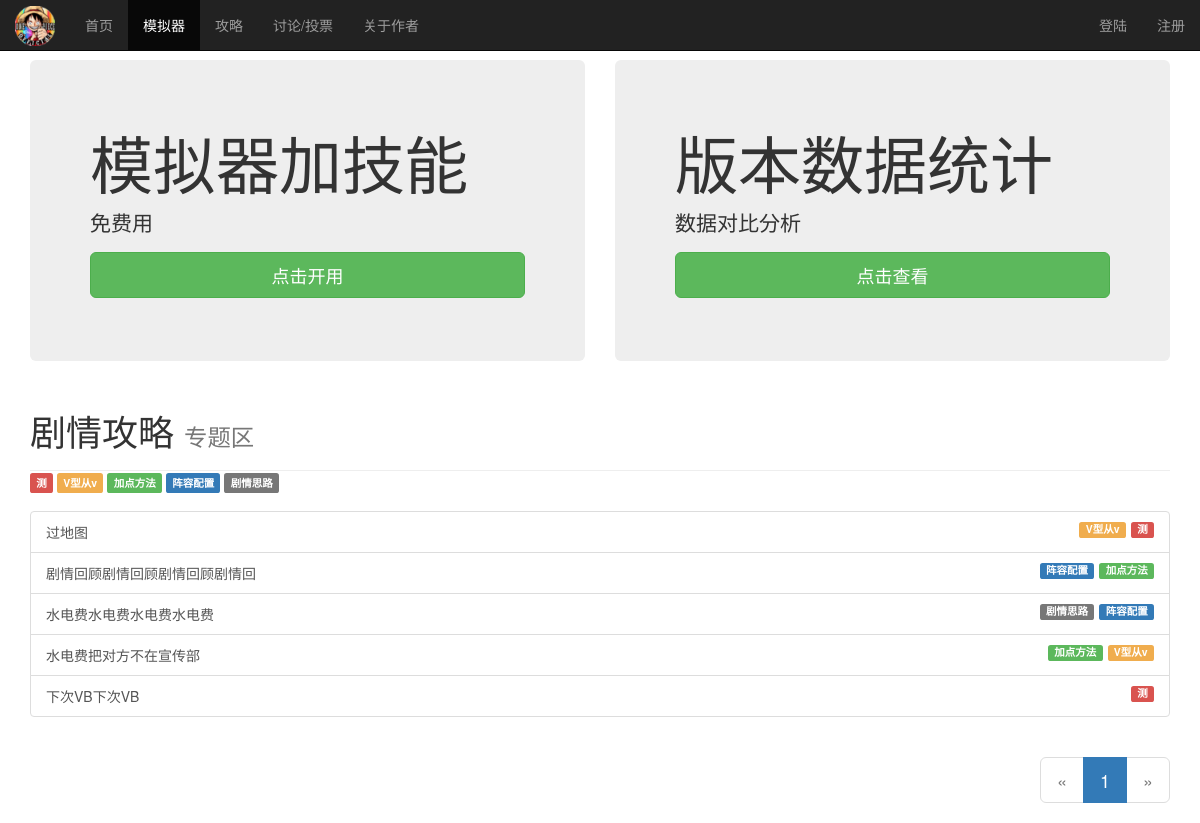
The page /strategy/2/list/1 on the database as committed earlier.
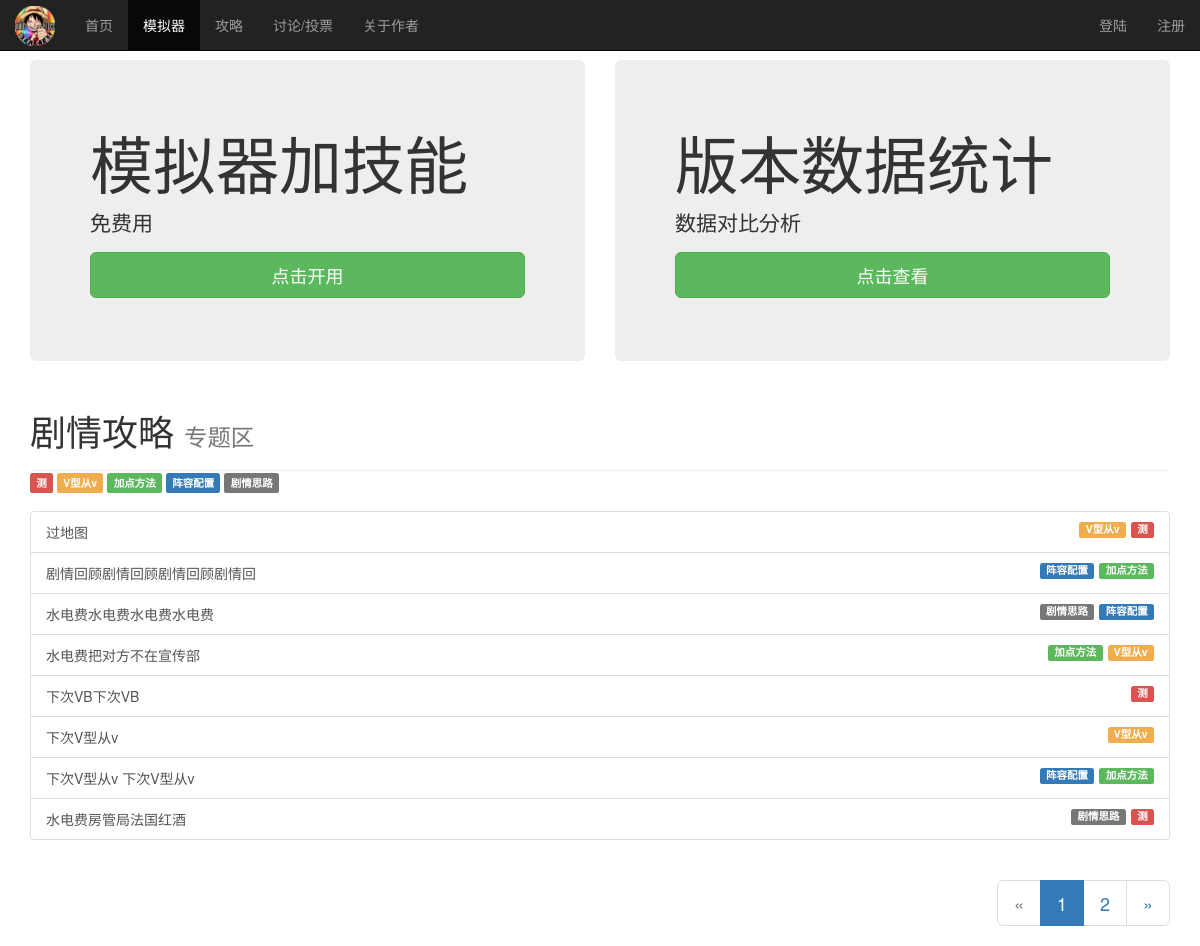
The same page on the database as committed later.
### apps/blog/models.py (models this page shows, shortened)
class StrategyClass(models.Model):
    title = models.CharField(verbose_name='标题', max_length=32)
    type = models.CharField(verbose_name='攻略类型', max_length=20, choices=(('1', '剧情攻略'), ('2', '角色攻略'), ('3', '活动攻略')))
    desc = models.CharField(verbose_name='简介', max_length=500, null=True, default='')
    image = models.FileField(verbose_name='缩略图', max_length=100, upload_to='media/strategy/',
                             default='/media/strategy/default.png')
    class Meta:
        verbose_name = '攻略主题'
        verbose_name_plural = verbose_name

class Tag(models.Model):
    title = models.CharField(verbose_name='标签名', max_length=32)
    color = models.CharField(verbose_name='标签配色状态', max_length=10,
                             choices=(('default', 'default'),
                                      ('primary', 'primary'),
                                      ('success', 'success'),
                                      ('info', 'info'),
                                      ('warning', 'warning'),
                                      ('danger', 'danger'),
                                      ),
                             default='default')
    def __str__(self):
        return self.title
    class Meta:
        verbose_name = '标签分类'
        verbose_name_plural = verbose_name

class StrategyArticle(models.Model):
    strategyClass = models.ForeignKey(verbose_name='所属主题', to='StrategyClass', to_field='id', default=1,
                                      on_delete=models.CASCADE)
    title = models.CharField(max_length=50, verbose_name='文章标题')
    desc = models.CharField(max_length=255, verbose_name='文章描述', default='', null=True)
    create_time = models.DateTimeField(verbose_name='创建时间', auto_now_add=True)
    content = models.TextField(verbose_name='文章内容')
    read_count = models.IntegerField(verbose_name='浏览次数', default=0)
    tag = models.ManyToManyField(verbose_name='所属标签（最多选2个）', to='Tag')
    class Meta:
        verbose_name = '攻略文章'
        verbose_name_plural = verbose_name

### apps/blog/views.py (the view)
# urls.py: re_path('strategy/(?P<obj_id>\d+)/list/(?P<page_num>\w+)$', views.strategy_list),  # 对应攻略列表
def strategy_list(request, obj_id, page_num):
    if request.method == 'GET':
        name = StrategyClass.objects.filter(id=obj_id)[0].title  # 板块大标题
        obj_list = StrategyArticle.objects.filter(strategyClass=obj_id).order_by('create_time')  # 取所有文章对象，按发布时间正序排
        tag_list = Tag.objects.all()  # 取标签，便于渲染颜色
        '''分页器'''
        paginator_obj = Paginator(obj_list, settings.STRATEGY_LIST_NUM)  # 实例化分页器对象，设置每页n条,最有一页少于n条就合并到上一页
        cont_page = paginator_obj.num_pages
        now_num = int(page_num)
        '''固定显示5个页码,当前页码在中间'''
        if paginator_obj.num_pages > 5:
            if now_num - 2 < 1:
                page_range = range(1, 6)
            elif now_num + 3 > paginator_obj.num_pages:
                page_range = range(paginator_obj.num_pages-4, paginator_obj.num_pages+1)
            else:
                page_range = range(now_num - 2, now_num + 3)
        else:
            page_range = paginator_obj.page_range
        try:
            page_obj = paginator_obj.page(page_num)  # 当前分页对象
        except PageNotAnInteger:
            page_obj = paginator_obj.page(1)  # 输入不是数字 返回1页
        except EmptyPage:
            page_obj = paginator_obj.page(paginator_obj.num_pages)  # 页码超出 就放最后一页(取最大页数)
        return render(request, 'strategy_list.html', locals())

### templates/strategy_list.html
{% extends 'base.html' %}
{% block page-main %}
    <div class="container">
        <div class="row" style="margin-top: 10px;">
            <div class="col-md-6">
                <div class="jumbotron">
                    <h1>模拟器加技能</h1>
                    <p>免费用</p>
                    <p><a class="btn btn-success btn-lg btn-block" href="#" role="button">点击开用</a></p>
                </div>
            </div>
            <div class="col-md-6">
                <div class="jumbotron">
                    <h1>版本数据统计</h1>
                    <p>数据对比分析</p>
                    <p><a class="btn btn-success btn-lg btn-block" href="#" role="button">点击查看</a></p>
                </div>
            </div>
        </div>
        <div class="row">
            <div class="col-md-12">
                <div class="page-header" style="margin: 0">
                    <h1>{{ name }}
                        <small>专题区</small>
                    </h1>
                </div>
                <div class="span_label_style" style="padding-bottom: 20px;">
                    {% for tag in tag_list %}
                        <span class="label label-{{ tag.color }}">{{ tag.title }}</span>
                    {% endfor %}
                </div>
                <div class="list-group">
                    {% for obj in page_obj %}
                        <a href="/strategy/article{{ obj.id }}" class="list-group-item">
                            {{ obj.title|truncatechars_html:15 }}
                            {% for tag in obj.tag.all %}
                                <span class="label label-{{ tag.color }} pull-right"
                                      style="margin-left: 5px">{{ tag }}</span>
                            {% endfor %}
                        </a>
                    {% endfor %}
                </div>
            </div>
        </div>
        <nav aria-label="Page navigation">
            <ul class="pagination pagination-lg pull-right">
                {% if page_obj.has_previous %}
                    <li>
                        <a href="{{ page_obj.previous_page_number }}" aria-label="Previous">
                            <span aria-hidden="true">&laquo;</span>
                        </a>
                    </li>
                {% else %}
                    <li class="disabled"><a href="#" aria-label="Previous"><span aria-hidden="true">&laquo;</span></a></li>
                {% endif %}
                {% for page in page_range %}
                    {% if page_obj.number == page %}
                        <li class="active"><a href="{{ page }}">{{ page }}</a></li>
                    {% else %}
                        <li><a href="{{ page }}">{{ page }}</a></li>
                    {% endif %}
                {% endfor %}
                {% if page_obj.has_next %}
                    <li>
                        <a href="{{ page_obj.next_page_number }}" aria-label="Next">
                            <span aria-hidden="true">&raquo;</span>
                        </a>
                    </li>
                {% else %}
                    <li class="disabled"><a href="#" aria-label="Next"><span aria-hidden="true">&raquo;</span></a></li>
                {% endif %}
            </ul>
        </nav>
    </div>
{% endblock %}

### templates/base.html (shortened to what this page needs)
<!DOCTYPE html>
<html lang="en">
<head>
    <link rel="stylesheet" href="/static/bs/css/bootstrap.css">
    <link rel="stylesheet" href="/static/css/css.css">
</head>
<body>
<nav class="navbar navbar-inverse navbar-fixed-top nav_style">
    <div class="container-fluid png_style">
        <div class="navbar-header">
            <a class="navbar-brand" href="/#"><img alt="Brand" class='index_png' src="/static/img/ico.png"></a>
        </div>
        <div class="collapse navbar-collapse" id="bs-example-navbar-collapse-1">
            <ul class="nav navbar-nav">
                <li><a href="/strategy">首页</a></li>
                <li class="active"><a href="#">模拟器<span class="sr-only">(current)</span></a></li>
                <li><a href="/strategy">攻略</a></li>
                <li><a href="#">讨论/投票</a></li>
                <li><a href="/about_me/">关于作者</a></li>
            </ul>
            <ul class="nav navbar-nav navbar-right">
                {% if request.user.is_authenticated %}
                    <li><a href="#"><span id="user_icon"
                                          class="glyphicon glyphicon-user"></span>{{ request.user.username }}</a></li>
                    <li class="dropdown">
                        <a href="#" class="dropdown-toggle" data-toggle="dropdown" role="button" aria-haspopup="true"
                           aria-expanded="false">功能 <span class="caret"></span></a>
                        <ul class="dropdown-menu">
                            <li><a href="#">修改密码</a></li>
                            <li><a href="#">修改头像</a></li>
                            <li><a href="/logout/">注销</a></li>
                            <li role="separator" class="divider"></li>
                            <li><a href="#">Separated link</a></li>
                        </ul>
                    </li>
                {% else %}
                    <li><a href="/login/">登陆</a></li>
                    <li><a href="/register/">注册</a></li>
                {% endif %}
            </ul>
        </div>
    </div>
</nav>
<div style="margin-top: 50px">
    {% block page-main %}{% endblock %}
</div>
</body>
</html>

### static/css/css.css (style rules this page uses)
.index_png { height: 40px; margin-top: -9px; }
.nav_style { margin-bottom: 0; }

Rows that differ between the two databases and show on the page:
added StrategyArticle: title "下次V型从v", Tag (title "V型从v")
added StrategyArticle: title "下次V型从v 下次V型从v", Tag (title "加点方法"), Tag (title "阵容配置")
added StrategyArticle: title "水电费房管局法国红酒", Tag (title "测"), Tag (title "剧情思路")
Other text that changed with them:
new list line: "2"
